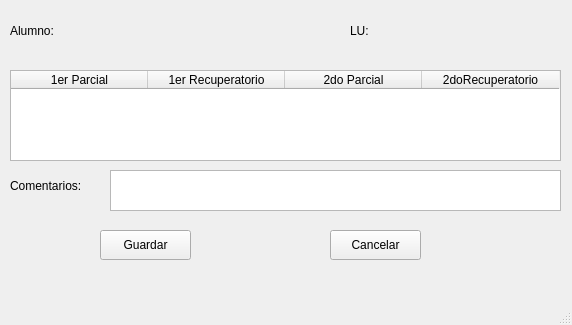
<?xml version="1.0" encoding="UTF-8"?>
<ui version="4.0">
 <class>MainWindow</class>
 <widget class="QMainWindow" name="MainWindow">
  <property name="windowModality">
   <enum>Qt::ApplicationModal</enum>
  </property>
  <property name="geometry">
   <rect>
    <x>0</x>
    <y>0</y>
    <width>572</width>
    <height>325</height>
   </rect>
  </property>
  <property name="windowTitle">
   <string>MainWindow</string>
  </property>
  <widget class="QWidget" name="centralwidget">
   <widget class="QTableWidget" name="datos">
    <property name="geometry">
     <rect>
      <x>10</x>
      <y>70</y>
      <width>551</width>
      <height>91</height>
     </rect>
    </property>
    <property name="showGrid">
     <bool>true</bool>
    </property>
    <attribute name="horizontalHeaderVisible">
     <bool>true</bool>
    </attribute>
    <attribute name="horizontalHeaderCascadingSectionResizes">
     <bool>false</bool>
    </attribute>
    <attribute name="horizontalHeaderDefaultSectionSize">
     <number>137</number>
    </attribute>
    <attribute name="horizontalHeaderHighlightSections">
     <bool>false</bool>
    </attribute>
    <attribute name="verticalHeaderVisible">
     <bool>false</bool>
    </attribute>
    <column>
     <property name="text">
      <string>1er Parcial</string>
     </property>
     <property name="toolTip">
      <string/>
     </property>
    </column>
    <column>
     <property name="text">
      <string>1er Recuperatorio</string>
     </property>
    </column>
    <column>
     <property name="text">
      <string>2do Parcial</string>
     </property>
    </column>
    <column>
     <property name="text">
      <string>2doRecuperatorio</string>
     </property>
    </column>
   </widget>
   <widget class="QTextBrowser" name="comentarios">
    <property name="geometry">
     <rect>
      <x>110</x>
      <y>170</y>
      <width>451</width>
      <height>41</height>
     </rect>
    </property>
   </widget>
   <widget class="QLabel" name="datosAlumno">
    <property name="geometry">
     <rect>
      <x>10</x>
      <y>170</y>
      <width>121</width>
      <height>31</height>
     </rect>
    </property>
    <property name="text">
     <string>Comentarios:</string>
    </property>
   </widget>
   <widget class="QLabel" name="alumno">
    <property name="geometry">
     <rect>
      <x>10</x>
      <y>10</y>
      <width>281</width>
      <height>41</height>
     </rect>
    </property>
    <property name="text">
     <string>Alumno: </string>
    </property>
   </widget>
   <widget class="QPushButton" name="btnGuardar">
    <property name="geometry">
     <rect>
      <x>100</x>
      <y>230</y>
      <width>91</width>
      <height>30</height>
     </rect>
    </property>
    <property name="text">
     <string>Guardar</string>
    </property>
   </widget>
   <widget class="QPushButton" name="btnCerrar">
    <property name="geometry">
     <rect>
      <x>330</x>
      <y>230</y>
      <width>91</width>
      <height>30</height>
     </rect>
    </property>
    <property name="text">
     <string>Cancelar</string>
    </property>
   </widget>
   <widget class="QLabel" name="lu">
    <property name="geometry">
     <rect>
      <x>350</x>
      <y>10</y>
      <width>211</width>
      <height>41</height>
     </rect>
    </property>
    <property name="text">
     <string>LU:</string>
    </property>
   </widget>
  </widget>
  <widget class="QMenuBar" name="menubar">
   <property name="geometry">
    <rect>
     <x>0</x>
     <y>0</y>
     <width>572</width>
     <height>33</height>
    </rect>
   </property>
  </widget>
  <widget class="QStatusBar" name="statusbar"/>
 </widget>
 <resources/>
 <connections/>
</ui>
